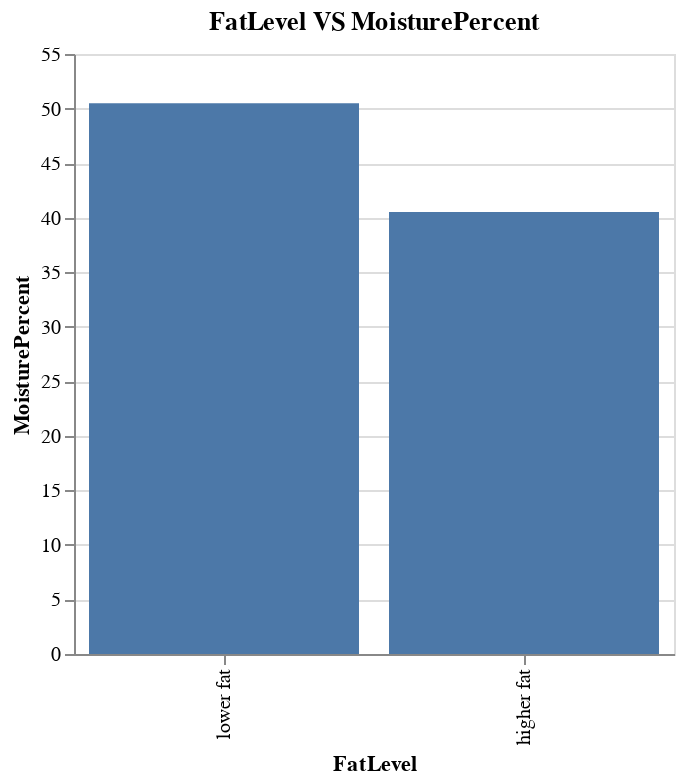

Notebook code for this chart:
### Code cell
F_M_Chart = alt.Chart(F_M_group_df, width = 300, height = 300).mark_bar().encode(
            alt.X('FatLevel:N', sort='-y', title = 'FatLevel'),
            alt.Y('MoisturePercent:Q', title = 'MoisturePercent')
            ).properties(title = "FatLevel VS MoisturePercent")
F_M_Chart

### Figure 1 — Vega-Lite specification as saved in the notebook (floating-point values rounded to 4 significant figures)
{"config": {"view": {"continuousWidth": 400, "continuousHeight": 300}}, "data": {"name": "data-4a3a123e6c624fd76bb9488f065e33a2"}, "mark": "bar", "encoding": {"x": {"type": "nominal", "field": "FatLevel", "sort": "-y", "title": "FatLevel"}, "y": {"type": "quantitative", "field": "MoisturePercent", "title": "MoisturePercent"}}, "height": 300, "title": "FatLevel VS MoisturePercent", "width": 300, "$schema": "https://vega.github.io/schema/vega-lite/v4.8.1.json", "datasets": {"data-4a3a123e6c624fd76bb9488f065e33a2": [{"FatLevel": "higher fat", "MoisturePercent": 40.51}, {"FatLevel": "lower fat", "MoisturePercent": 50.49}]}}
